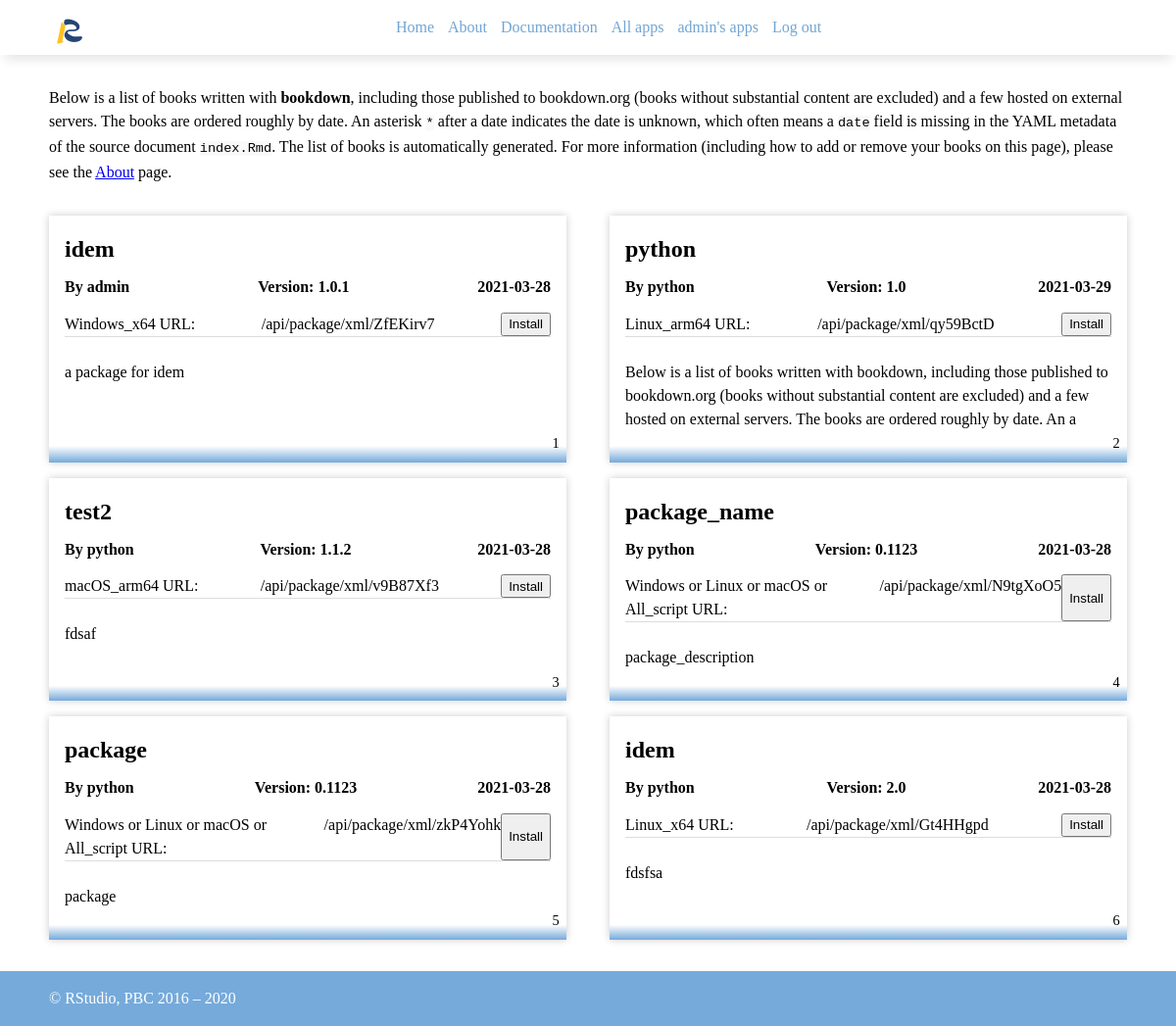
/apps (signed in), run on the app's committed database.
### tables this page shows
CREATE TABLE "package" (
  "pakid" text NOT NULL,
  "pakname" TEXT NOT NULL,
  "pakauthor" TEXT NOT NULL,
  "version" TEXT NOT NULL,
  "pakdesc" TEXT NOT NULL,
  "pakos" TEXT NOT NULL,
  "arch" TEXT,
  "distribution" TEXT,
  "pakdate" TEXT NOT NULL,
  "upmethod" TEXT NOT NULL,
  "title" TEXT,
  "rversion" TEXT,
  "runcmd" TEXT,
  "filepath" TEXT NOT NULL,
  "fileurl" TEXT,
  "paktag" TEXT,
  PRIMARY KEY ("pakid"),
  FOREIGN KEY ("pakauthor") REFERENCES "user" ("username") ON DELETE NO ACTION ON UPDATE NO ACTION
);

### main.py (the view, shortened to what this page needs)
@app.route('/apps')
def apps():
    ua_str = 'LocalShiny/qy59BctD-1.0.0,ZfEKirv7-0.99,'
    ua_str = str(request.user_agent)
    installed_apps = {}
    init_apps(installed_apps)
    return render_template('apps.html', package_dict=package_dict, host = HOST)

### database.py (called while the page is built)
def get_db():
    db = sqlite3.connect(DATABASE)
    cur = db.cursor()
    return db, cur

### templates/apps.html (shortened to what this page needs)
<!DOCTYPE html>
<html lang="en-us">
<head>
    <link rel="stylesheet" href="../static/css/style.css" />
    <link rel="stylesheet" href="../static/css/fonts.css" />
</head>
<body>
{% extends 'base.html' %}
{% block content %}
    <main class="">
        <p>Below is a list of books written with <strong>bookdown</strong>, including those published to bookdown.org (books without substantial content are excluded) and a few hosted on external servers. The books are ordered roughly by date. An asterisk <code>*</code> after a date indicates the date is unknown, which often means a <code>date</code> field is missing in the YAML metadata of the source document <code>index.Rmd</code>. The list of books is automatically generated. For more information (including how to add or remove your books on this page), please see the <a href="../about">About</a> page.</p>
        <div class="item-list" id="itemlist">
            {% for pak_id in package_dict %}
                <section class="article-list" style="background: linear-gradient(to top, #75aadb, white 6.7%);">
                    <h1>{{ package_dict[pak_id].pakname }}</h1>
                    <h2 class="list-meta" style="font-size: 1em;">
                        <span>By {{ package_dict[pak_id].pakauthor }}</span>
                        <span>Version: {{ package_dict[pak_id].version }}</span>
                        <span>{{ package_dict[pak_id].pakdate }}</span>
                    </h2>
                    <div class="list-meta" style="border-bottom: 1px solid #ddd">
                        <span>{{ package_dict[pak_id].pakos }}_{{ package_dict[pak_id].arch }} URL:</span>
                        <span id="URL_{{ pak_id }}">{{ package_dict[pak_id].fileurl }}</span>
                        {% if package_dict[pak_id].pakstatus == 'notinstall' %}
                            <button name='copylink' id={{host}}{{ package_dict[pak_id].fileurl }} onclick="copyURL({{ pak_id }})">Install</button>
                        {% elif package_dict[pak_id].pakstatus == 'upgradeable' %}
                            <button name='copylink' id={{host}}{{ package_dict[pak_id].fileurl }} onclick="copyURL({{ pak_id }})">Update</button>
                        {% elif package_dict[pak_id].pakstatus == 'installed' %}
                            <button name='copylink' id={{host}}{{ package_dict[pak_id].fileurl }}>Installed</button>
                        {% endif %}
                    </div>
                    <div class="summary">
                        <p>{{ package_dict[pak_id].pakdesc[0:220] }}</p>
                    </div>
                    <span class="book-number">{{ pak_id }}</span>
                </section>
            {% endfor %}
        </div>
    </main>
{% endblock content %}

### static/css/style.css (style rules this page uses)
body { margin: 0 auto 0; line-height: 1.5em; }
.container, .menu ul, .footer, main { max-width: 1100px; margin: 0 auto 0; }
.menu, .container, .footer, main { padding: 0 1em 0; }
main { display: block; padding: 1em; }
code { background: #f9f9f9; hyphens: none; }
.item-list { display: flex; flex-flow: row wrap; justify-content: space-between; }
.list-meta { display: flex; justify-content: space-between; }
.article-list { margin-top: 1em; width: 48%; box-shadow: 0 0 8px #ccc; box-sizing: border-box; padding: 1em; position: relative; }
.article-list h1 { margin: 5px auto 10px; line-height: initial; }
.summary { margin-top: .5em; overflow-x: hidden; }
.summary::after { content: ""; clear: both; display: table; }
.book-number { position: absolute; right: 0; bottom: 0; padding: .5em; font-size: .9em; }

### data on the page
package: pakname "idem", pakauthor "admin", version "1.0.1", pakdate "2021-03-28", pakos "Windows", arch "x64", fileurl "/api/package/xml/ZfEKirv7", pakdesc "a package for idem"
package: pakname "python", pakauthor "python", version "1.0", pakdate "2021-03-29", pakos "Linux", arch "arm64", fileurl "/api/package/xml/qy59BctD", pakdesc "Below is a list of books written with bookdown, including those published to bookdown.org (books without substantial content are excluded) and a few hosted on external servers. The books are ordered roughly by date. An a"
package: pakname "test2", pakauthor "python", version "1.1.2", pakdate "2021-03-28", pakos "macOS", arch "arm64", fileurl "/api/package/xml/v9B87Xf3", pakdesc "fdsaf"
package: pakname "package_name", pakauthor "python", version "0.1123", pakdate "2021-03-28", pakos "Windows or Linux or macOS or All", arch "script", fileurl "/api/package/xml/N9tgXoO5", pakdesc "package_description"
package: pakname "package", pakauthor "python", version "0.1123", pakdate "2021-03-28", pakos "Windows or Linux or macOS or All", arch "script", fileurl "/api/package/xml/zkP4Yohk", pakdesc "package"
package: pakname "idem", pakauthor "python", version "2.0", pakdate "2021-03-28", pakos "Linux", arch "x64", fileurl "/api/package/xml/Gt4HHgpd", pakdesc "fdsfsa"

### other printed values
{{ session.get('username') + "'s apps" }} "admin's apps"
{{ pak_id }} "1" "2" "3" "4" "5" "6"
